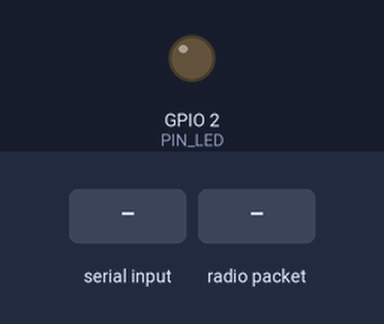
A program run on a simulated ESP32. Shown: output pins drawn as LEDs (lit = HIGH). The test bench sets the inputs (shaded band). WiFi joins after 1.5 s; servers stay silent unless stated; no radio packets arrive unless stated; what the program prints to the serial monitor is not drawn.

Above: at 2.0 s.
2.1 s: "90,45,200\n" received over Serial
3.6 s: "30,150,10\n" received over Serial
5.1 s: "90,45\n" received over Serial
6.6 s: radio packet "1" arrives
Timing chart, 0 to 9.1 s (numbered marks = the images above; inputs shaded):
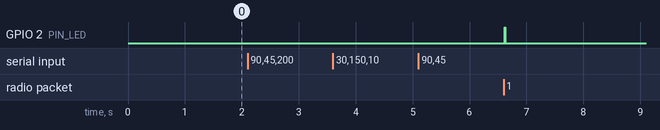

Measured:
- after the input at 2.1 s, every drawn part: stays the same
- after the input at 3.6 s, every drawn part: stays the same
- after the input at 5.1 s, every drawn part: stays the same
- after the input at 6.6 s, GPIO 2 (PIN_LED): LOW → HIGH at once, → LOW 0.01 s later

The program:

main.cpp
```cpp
#include <WiFi.h>
#include <HTTPClient.h>
#include <WiFiClientSecure.h>
#include "BluetoothSerial.h"
#include <SPI.h>
#include <RF24.h>

// ====== Variables Globales ======
String ssid;
String password;
long usuarioId = 0;

BluetoothSerial SerialBT;
bool bluetoothActivo = false;

const char* serverUrl = "https://fenixapi-wmq6.onrender.com/api/lecturas";

// ====== CONFIGURACIÓN RADIO ======
// Mantenemos pines 4 y 5 para evitar conflictos con LED/WiFi en ESP32
RF24 radio(4, 5);
const byte address[6] = "NODE1";

// Variables para temporizadores
unsigned long lastRadioReset = 0; // Para el reinicio de 5s
unsigned long ultimoEnvioAPI = 0; // Para el envío de 30s
const unsigned long INTERVALO_REINICIO_RADIO = 5000; // 5 segundos

// Variables de lectura
bool lecturaFuego = false;
float lecturaTemp = 0.0;
float lecturaHum = 0.0;
float lecturaGas = 0.0;

const int PIN_LED = 2;

// ================= FUNCIONES AUXILIARES =================

void limpiarSerial() {
  while (Serial.available() > 0) Serial.read();
}

void solicitarDatosIniciales() {
  Serial.println("\n====== 1. CONFIGURACIÓN USUARIO Y RED ======");

  Serial.println("Introduce el ID del usuario:");
  while (Serial.available() == 0) delay(100);
  usuarioId = Serial.readStringUntil('\n').toInt();
  limpiarSerial();

  Serial.println("Introduce SSID:");
  while (Serial.available() == 0) delay(100);
  ssid = Serial.readStringUntil('\n');
  ssid.trim();
  limpiarSerial();

  Serial.println("Introduce Password:");
  while (Serial.available() == 0) delay(100);
  password = Serial.readStringUntil('\n');
  password.trim();
  limpiarSerial();
}

void conectarWifiOBluetooth() {
  Serial.println("\n====== 2. ESTABLECIENDO CONEXIÓN (WiFi/BT) ======");

  // Intentamos WiFi Primero
  if (ssid != "") {
      Serial.print("Intentando conectar a WiFi: "); Serial.println(ssid);
      WiFi.begin(ssid.c_str(), password.c_str());
      int intentos = 0;
      // Damos 10 segundos para conectar
      while (WiFi.status() != WL_CONNECTED && intentos < 20) {
        delay(500); Serial.print("."); intentos++;
      }
  }

  // Verificamos resultado
  if (WiFi.status() == WL_CONNECTED) {
    Serial.println("\n[ÉXITO] WiFi Conectado. IP: " + WiFi.localIP().toString());
  } else {
    Serial.println("\n[FALLO] No se pudo conectar a WiFi.");
    Serial.println("[MODO FALLBACK] Activando Bluetooth...");
    SerialBT.begin("ESP32_Smart_Sensor");
    bluetoothActivo = true;
    Serial.println("[ÉXITO] Bluetooth activo. Esperando cliente...");
  }
}

void iniciarRadio() {
  Serial.println("\n====== 3. INICIANDO RADIOFRECUENCIA ======");
  // Esta función se llama SOLO después de tener conexión
  if (radio.begin()) {
    radio.openReadingPipe(0, address);
    radio.setPALevel(RF24_PA_MAX);
    radio.setDataRate(RF24_250KBPS);
    radio.setChannel(118);
    radio.startListening();
    Serial.println("[ÉXITO] Radio NRF24 escuchando en canal 118.");
  } else {
    Serial.println("[ERROR] No se detecta el módulo NRF24. Verifique cableado.");
  }
}

void procesarDatosRadio(char* mensaje) {
    String data = String(mensaje);
    // Parseo básico CSV
    int c1 = data.indexOf(',');
    int c2 = data.indexOf(',', c1+1);
    int c3 = data.indexOf(',', c2+1);

    if (c1 > 0 && c2 > 0 && c3 > 0) {
        lecturaFuego = (data.substring(0, c1).toInt() == 1);
        lecturaTemp = data.substring(c1 + 1, c2).toFloat();
        lecturaHum = data.substring(c2 + 1, c3).toFloat();
        lecturaGas = data.substring(c3 + 1).toFloat();
    }
}

String crearJsonLectura() {
  String json;
  json.reserve(200);
  json = "{\"usuarioId\":" + String(usuarioId) +
         ",\"fuegoDetectado\":" + (lecturaFuego ? "true" : "false") +
         ",\"temperaturaC\":" + String(lecturaTemp, 1) +
         ",\"humedadRelativa\":" + String(lecturaHum, 1) +
         ",\"gasPpm\":" + String(lecturaGas, 1) + "}";
  return json;
}

void enviarDatos(String jsonDatos) {
  // Lógica para decidir por dónde enviar
  if (WiFi.status() == WL_CONNECTED) {
      Serial.println("--- Enviando vía WiFi (API) ---");
      WiFiClientSecure client;
      client.setInsecure();
      HTTPClient http;
      if (http.begin(client, serverUrl)) {
        http.addHeader("Content-Type", "application/json");
        http.addHeader("Bypass-Tunnel-Reminder", "true"); // Header vital
        int httpCode = http.POST(jsonDatos);
        if (httpCode > 0) Serial.printf("API Response: %d\n", httpCode);
        else Serial.printf("API Error: %s\n", http.errorToString(httpCode).c_str());
        http.end();
      }
  } else if (bluetoothActivo) {
      Serial.println("--- Enviando vía Bluetooth ---");
      if (SerialBT.hasClient()) {
         SerialBT.println(jsonDatos);
      } else {
         Serial.println("(Bluetooth activo pero sin cliente conectado)");
      }
  }
}

// ================= SETUP =================

void setup() {
  Serial.begin(115200);
  pinMode(PIN_LED, OUTPUT);
  delay(1000);

  // 1. Pedir datos (bloqueante)
  solicitarDatosIniciales();

  // 2. Conectar protocolos de comunicación EXTERNA (WiFi/BT)
  conectarWifiOBluetooth();

  // 3. Activar Radio NRF24 (Al final, como pediste)
  iniciarRadio();
}

// ================= LOOP =================

void loop() {
  // --- LÓGICA DE REINICIO CADA 5 SEGUNDOS ---
  // Esto cumple tu requisito: "que se reinicie cada 5 segundos para que vuelva a leer"
  if (millis() - lastRadioReset >= INTERVALO_REINICIO_RADIO) {
      // Serial.println(">> Reiniciando escucha de Radio (5s timer) <<");
      radio.stopListening();
      delay(2); // Pequeña pausa técnica
      radio.startListening();
      lastRadioReset = millis();
  }

  // --- LECTURA DE DATOS (Siempre activa) ---
  // Aunque reiniciamos cada 5s, necesitamos verificar si llegó algo en el buffer
  if (radio.available()) {
    char mensaje[32] = "";
    radio.read(&mensaje, sizeof(mensaje));

    Serial.print("RADIO RX: ");
    Serial.println(mensaje);
    procesarDatosRadio(mensaje);

    // Blink indicador
    digitalWrite(PIN_LED, HIGH);
    delay(10);
    digitalWrite(PIN_LED, LOW);
  }

  // --- ENVÍO DE DATOS (CADA 30s) ---
  if (millis() - ultimoEnvioAPI >= 30000) {
      ultimoEnvioAPI = millis();

      // Creamos el paquete con lo último que tengamos
      String jsonToSend = crearJsonLectura();

      // Enviamos a WiFi o BT según corresponda
      enviarDatos(jsonToSend);
  }
}
```
